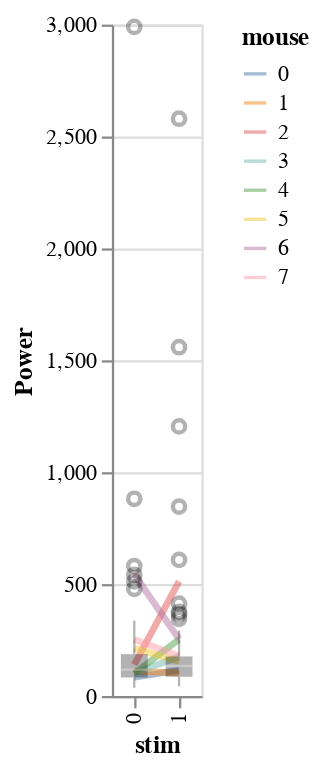

Notebook cell for this chart:
### Code cell
reload(visualization)
visualization.plot_data(df=df,x='stim',y='Power',color='mouse')

### Figure 1 — Vega-Lite specification as saved in the notebook (floating-point values rounded to 4 significant figures; data arrays with more than 128 entries replaced by an {"elided": "..."} marker saying what was removed)
{"config": {"view": {"continuousWidth": 400, "continuousHeight": 300}}, "layer": [{"mark": {"type": "line", "fill": null, "opacity": 0.5, "size": 3}, "encoding": {"color": {"type": "nominal", "field": "mouse"}, "x": {"type": "ordinal", "field": "stim"}, "y": {"type": "quantitative", "aggregate": "mean", "field": "Power", "scale": {"zero": false}}}}, {"mark": {"type": "boxplot", "color": "black", "opacity": 0.3, "size": 12}, "encoding": {"x": {"type": "ordinal", "field": "stim"}, "y": {"type": "quantitative", "field": "Power", "scale": {"zero": false}}}}], "data": {"name": "data-0fd7c799549587bf7786faf390128ca5"}, "$schema": "https://vega.github.io/schema/vega-lite/v4.8.1.json", "datasets": {"data-0fd7c799549587bf7786faf390128ca5": {"elided": "160 records"}}}
